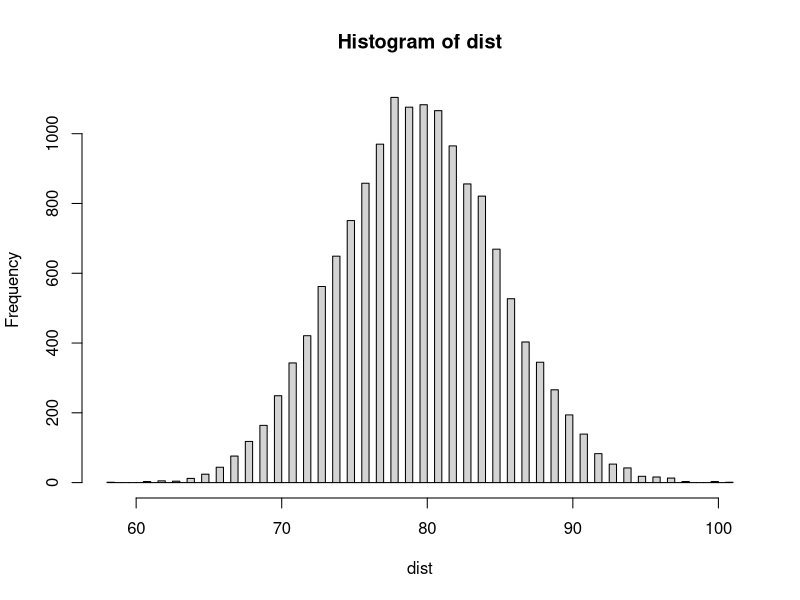

Write the R code that produced this figure. (Note: this script raises an error after producing the figure.)
sock <- setRefClass("sock", fields = list(color = "character", LR = "character", id = "numeric", pair = "numeric"))
# create a class of objects called sock, not all features are used
#sock
#greenL <- sock(color = "Green", LR= "L", id = 1, pair = 2)
#greenR <- greenL$copy()
#greenR$id <- 2
#greenR$pair <- 1
#greenR
##greenL
#rbind(greenR, greenL)
#sample(10, replace = F)
#green <- sock(color = c("Green", "Green"), LR = c("L","R"), id = c(1,2), pair = c(2,1))
#no.pairs = 10
#no.socks = 2*no.pairs
### time to build the problem, test it out
# find max size for given number of socks
find.max <- function(no.pairs, out.opt = NA, user.shuff = NA){
  #input number of pairs, out option (optional), and input shuffle (optional)
  #output depends on out option
    # 1: max of stochastic process
    # 2: permutation shuffling matrix (rows are steps, columns are {0,1} depending if sock is chosen and out without pair)
    # 3: return the order the socks were drawn
    # 4: return the path of the stochastic process
  
  if(!(out.opt %in% c(1,2,3,4)) && !is.na(out.opt)){
    return(stop("Invalid Input"))
  }
  no.socks <- 2 * no.pairs
  if(!is.na(user.shuff) && length(user.shuff)!=no.socks){
    return(stop("Invalid Shuffle"))
  }
  
  M <- matrix( data = 0, nrow = no.socks, ncol = no.socks) #permutation matrix to switch even and even + 1 element (pair)
  for ( i in 1:no.pairs){
    j <- 2*i
    M[j-1,j] <- 1
    M[j,j-1] <-1
  }
  M
  ID <- 1:no.socks
  pair.map <- as.numeric(M %*% ID) #which sock is pair for sock_i
  #cbind(ID,pair.map) # see the pair and grouping, can map them together
  sock.name <- matrix(data = "sock", nrow = no.socks, ncol = 1)
  sock.type <- as.character(floor((2:(no.socks+1)/2)))
  sock.foot <- as.character(matrix(data = c("L","R"), nrow = no.socks, ncol = 1))
  paste(sock.name, sock.type, sock.foot)
  sock.set <- sock(color = rep("Green", no.socks), LR = sock.foot, id = ID, pair = pair.map)
  #sock.set$pair
  
  
  M.init <- matrix(data = 0, nrow = no.socks, ncol = no.socks)
  if(is.na(user.shuff[1])){
    shuff <- sample(no.socks, replace = F) #create random ordering of sock pulls
  }else{
    shuff <- user.shuff #use predetermined ordering of sock pulls
  }
  for ( i in 1:no.socks){
    if( i == 1 ){
      M.init[,shuff[i]] <- 1
    } else{
      map <- sock.set$pair[shuff[i]]
      curr <- shuff[i]
      if (M.init[i-1,map] == 1){
        M.init[i:no.socks,curr] <- 0
        M.init[i:no.socks,map] <- 0
      }else{
        M.init[i:no.socks,curr] <- 1
      }
    }
    
  }
  if(out.opt == 1 || is.na(out.opt)){#max of stochastic process
    res <- norm(M.init, type = "I")
  }else if(out.opt == 2) {#another option to return permutation shuff
    res <- M.init
  }else if (out.opt ==3){ #return shuffling
    res <- shuff
  }else if (out.opt == 4) { #path of stochastic process
    res <- apply(M.init, 1, sum)
  }
  return(res)
}
find.max(5,2)

N <- 15000
dist <- rep(0,N)
for( i in 1:N ){
  dist[i] <- find.max(150)
}
hist(dist,150)
mean(dist)-(150/2)
sd(dist)

find.max(10)
permutations <- function(n){
  if(n==1){
    return(matrix(1))
  } else {
    sp <- permutations(n-1)
    p <- nrow(sp)
    A <- matrix(nrow=n*p,ncol=n)
    for(i in 1:n){
      A[(i-1)*p+1:p,] <- cbind(i,sp+(sp>=i))
    }
    return(A)
  }
}

m <- 10
perms <- permutations(m)
det_res <- cbind(perms, 0)
for(i in 1:length(det_res[,m+1])){
  det_res[i,m+1] <-find.max(m/2,1, det_res[i,1:m])
}
det_res
hist(det_res[,7])
library(dplyr)

det_res <- as.data.frame(det_res)
actdist_3p <- det_res %>% group_by(V7) %>% tally()
actdist_3p$n / sum(actdist_3p$n)
# 4 pair actual
m <- 8
perms <- permutations(m)
det_res <- cbind(perms, 0)
for(i in 1:length(det_res[,m+1])){
  det_res[i,m+1] <-find.max(m/2,1, det_res[i,1:m])
}
det_res
hist(det_res[,9])

det_res <- as.data.frame(det_res)
actdist_4p <- det_res %>% group_by(V9) %>% tally()
actdist_4p$n / sum(actdist_4p$n)


#plot a few
plot(  find.max(100,4), type = "l",  xlim = c(0,200), ylim=c(0,70))
for(i in 1:20){
  points(find.max(100,4), type="l")
}
